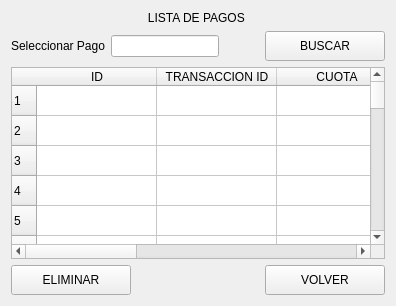
               <widget class="QWidget" name="page_12lista_pagos">
                <layout class="QVBoxLayout" name="verticalLayout_36">
                 <item>
                  <widget class="QLabel" name="label_67">
                   <property name="text">
                    <string>LISTA DE PAGOS </string>
                   </property>
                   <property name="alignment">
                    <set>Qt::AlignmentFlag::AlignCenter</set>
                   </property>
                  </widget>
                 </item>
                 <item>
                  <layout class="QHBoxLayout" name="horizontalLayout_32">
                   <item>
                    <widget class="QLabel" name="label_68">
                     <property name="text">
                      <string>Seleccionar Pago</string>
                     </property>
                    </widget>
                   </item>
                   <item>
                    <widget class="QLineEdit" name="lineEdit_40"/>
                   </item>
                   <item>
                    <spacer name="horizontalSpacer_37">
                     <property name="orientation">
                      <enum>Qt::Orientation::Horizontal</enum>
                     </property>
                     <property name="sizeHint" stdset="0">
                      <size>
                       <width>40</width>
                       <height>20</height>
                      </size>
                     </property>
                    </spacer>
                   </item>
                   <item>
                    <widget class="QPushButton" name="pushButton_31">
                     <property name="minimumSize">
                      <size>
                       <width>120</width>
                       <height>30</height>
                      </size>
                     </property>
                     <property name="sizeIncrement">
                      <size>
                       <width>0</width>
                       <height>0</height>
                      </size>
                     </property>
                     <property name="text">
                      <string>BUSCAR</string>
                     </property>
                     <property name="icon">
                      <iconset>
                       <normaloff>img/search.svg</normaloff>img/search.svg</iconset>
                     </property>
                    </widget>
                   </item>
                  </layout>
                 </item>
                 <item>
                  <widget class="QTableWidget" name="tableWidget">
                   <property name="rowCount">
                    <number>200</number>
                   </property>
                   <attribute name="horizontalHeaderMinimumSectionSize">
                    <number>50</number>
                   </attribute>
                   <attribute name="horizontalHeaderDefaultSectionSize">
                    <number>120</number>
                   </attribute>
                   <attribute name="horizontalHeaderStretchLastSection">
                    <bool>true</bool>
                   </attribute>
                   <attribute name="verticalHeaderMinimumSectionSize">
                    <number>20</number>
                   </attribute>
                   <row/>
                   <row/>
                   <row/>
                   <row/>
                   <row/>
                   <row/>
                   <row/>
                   <row/>
                   <row/>
                   <row/>
                   <row/>
                   <row/>
                   <row/>
                   <row/>
                   <row/>
                   <row/>
                   <row/>
                   <row/>
                   <row/>
                   <row/>
                   <row/>
                   <row/>
                   <row/>
                   <row/>
                   <row/>
                   <row/>
                   <row/>
                   <row/>
                   <row/>
                   <row/>
                   <row/>
                   <row/>
                   <row/>
                   <row/>
                   <row/>
                   <row/>
                   <row/>
                   <row/>
                   <row/>
                   <row/>
                   <row/>
                   <row/>
                   <row/>
                   <row/>
                   <row/>
                   <row/>
                   <row/>
                   <row/>
                   <row/>
                   <row/>
                   <row/>
                   <row/>
                   <row/>
                   <row/>
                   <row/>
                   <row/>
                   <row/>
                   <row/>
                   <row/>
                   <row/>
                   <row/>
                   <row/>
                   <row/>
                   <row/>
                   <row/>
                   <row/>
                   <row/>
                   <row/>
                   <row/>
                   <row/>
                   <row/>
                   <row/>
                   <row/>
                   <row/>
                   <row/>
                   <row/>
                   <row/>
                   <row/>
                   <row/>
                   <row/>
                   <row/>
                   <row/>
                   <row/>
                   <row/>
                   <row/>
                   <row/>
                   <row/>
                   <row/>
                   <row/>
                   <row/>
                   <row/>
                   <row/>
                   <row/>
                   <row/>
                   <row/>
                   <row/>
                   <row/>
                   <row/>
                   <row/>
                   <row/>
                   <row/>
                   <row/>
                   <row/>
                   <row/>
                   <row/>
                   <row/>
                   <row/>
                   <row/>
                   <row/>
                   <row/>
                   <row/>
                   <row/>
                   <row/>
                   <row/>
                   <row/>
                   <row/>
                   <row/>
                   <row/>
                   <row/>
                   <row/>
                   <row/>
                   <row/>
                   <row/>
                   <row/>
                   <row/>
                   <row/>
                   <row/>
                   <row/>
                   <row/>
                   <row/>
                   <row/>
                   <row/>
                   <row/>
                   <row/>
                   <row/>
                   <row/>
                   <row/>
                   <row/>
                   <row/>
                   <row/>
                   <row/>
                   <row/>
                   <row/>
                   <row/>
                   <row/>
                   <row/>
                   <row/>
                   <row/>
                   <row/>
                   <row/>
                   <row/>
                   <row/>
                   <row/>
                   <row/>
                   <row/>
                   <row/>
                   <row/>
                   <row/>
                   <row/>
                   <row/>
                   <row/>
                   <row/>
                   <row/>
                   <row/>
                   <row/>
                   <row/>
                   <row/>
                   <row/>
                   <row/>
                   <row/>
                   <row/>
                   <row/>
                   <row/>
                   <row/>
                   <row/>
                   <row/>
                   <row/>
                   <row/>
                   <row/>
                   <row/>
                   <row/>
                   <row/>
                   <row/>
                   <row/>
                   <row/>
                   <row/>
                   <row/>
                   <row/>
                   <row/>
                   <row/>
                   <row/>
                   <row/>
                   <row/>
                   <row/>
                   <row/>
                   <row/>
                   <row/>
                   <row/>
                   <row/>
                   <row/>
                   <column>
                    <property name="text">
                     <string>ID</string>
                    </property>
                   </column>
                   <column>
                    <property name="text">
                     <string>TRANSACCION ID</string>
                    </property>
                   </column>
                   <column>
                    <property name="text">
                     <string>CUOTA</string>
                    </property>
                   </column>
                   <column>
                    <property name="text">
                     <string>ESTADO</string>
                    </property>
                   </column>
                   <column>
                    <property name="text">
                     <string>FECHA</string>
                    </property>
                   </column>
                   <column>
                    <property name="text">
                     <string>VALOR</string>
                    </property>
                   </column>
                  </widget>
                 </item>
                 <item>
                  <layout class="QHBoxLayout" name="horizontalLayout_31">
                   <item>
                    <widget class="QPushButton" name="pushButton_34">
                     <property name="minimumSize">
                      <size>
                       <width>120</width>
                       <height>30</height>
                      </size>
                     </property>
                     <property name="sizeIncrement">
                      <size>
                       <width>0</width>
                       <height>0</height>
                      </size>
                     </property>
                     <property name="text">
                      <string>ELIMINAR</string>
                     </property>
                     <property name="icon">
                      <iconset>
                       <normaloff>img/trash.svg</normaloff>img/trash.svg</iconset>
                     </property>
                    </widget>
                   </item>
                   <item>
                    <spacer name="horizontalSpacer_32">
                     <property name="orientation">
                      <enum>Qt::Orientation::Horizontal</enum>
                     </property>
                     <property name="sizeHint" stdset="0">
                      <size>
                       <width>40</width>
                       <height>20</height>
                      </size>
                     </property>
                    </spacer>
                   </item>
                   <item>
                    <widget class="QPushButton" name="pushButton_35">
                     <property name="minimumSize">
                      <size>
                       <width>120</width>
                       <height>30</height>
                      </size>
                     </property>
                     <property name="sizeIncrement">
                      <size>
                       <width>0</width>
                       <height>0</height>
                      </size>
                     </property>
                     <property name="text">
                      <string>VOLVER</string>
                     </property>
                     <property name="icon">
                      <iconset>
                       <normaloff>img/corner-down-left.svg</normaloff>img/corner-down-left.svg</iconset>
                     </property>
                    </widget>
                   </item>
                  </layout>
                 </item>
                </layout>
               </widget>
